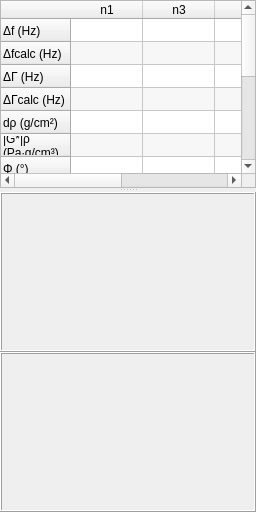
          <widget class="QWidget" name="page_spectra_mechanics">
           <layout class="QVBoxLayout" name="verticalLayout_26">
            <property name="spacing">
             <number>0</number>
            </property>
            <property name="leftMargin">
             <number>0</number>
            </property>
            <property name="topMargin">
             <number>0</number>
            </property>
            <property name="rightMargin">
             <number>0</number>
            </property>
            <property name="bottomMargin">
             <number>0</number>
            </property>
            <item>
             <widget class="QSplitter" name="splitter_6">
              <property name="orientation">
               <enum>Qt::Vertical</enum>
              </property>
              <widget class="QTableWidget" name="tableWidget_spectra_mechanics_table">
               <property name="sizePolicy">
                <sizepolicy hsizetype="Expanding" vsizetype="Preferred">
                 <horstretch>0</horstretch>
                 <verstretch>0</verstretch>
                </sizepolicy>
               </property>
               <property name="sizeAdjustPolicy">
                <enum>QAbstractScrollArea::AdjustIgnored</enum>
               </property>
               <property name="alternatingRowColors">
                <bool>true</bool>
               </property>
               <property name="cornerButtonEnabled">
                <bool>true</bool>
               </property>
               <attribute name="horizontalHeaderVisible">
                <bool>true</bool>
               </attribute>
               <attribute name="horizontalHeaderCascadingSectionResizes">
                <bool>true</bool>
               </attribute>
               <attribute name="horizontalHeaderDefaultSectionSize">
                <number>72</number>
               </attribute>
               <attribute name="horizontalHeaderStretchLastSection">
                <bool>false</bool>
               </attribute>
               <attribute name="verticalHeaderDefaultSectionSize">
                <number>23</number>
               </attribute>
               <attribute name="verticalHeaderMinimumSectionSize">
                <number>23</number>
               </attribute>
               <attribute name="verticalHeaderShowSortIndicator" stdset="0">
                <bool>false</bool>
               </attribute>
               <attribute name="verticalHeaderStretchLastSection">
                <bool>false</bool>
               </attribute>
               <row>
                <property name="text">
                 <string>Δf (Hz)</string>
                </property>
               </row>
               <row>
                <property name="text">
                 <string>Δfcalc (Hz)</string>
                </property>
               </row>
               <row>
                <property name="text">
                 <string>ΔΓ (Hz)</string>
                </property>
               </row>
               <row>
                <property name="text">
                 <string>ΔΓcalc (Hz)</string>
                </property>
               </row>
               <row>
                <property name="text">
                 <string>dρ (g/cm²)</string>
                </property>
               </row>
               <row>
                <property name="text">
                 <string>|G*|ρ 
(Pa∙g/cm³)</string>
                </property>
               </row>
               <row>
                <property name="text">
                 <string>Φ (°)</string>
                </property>
               </row>
               <row>
                <property name="text">
                 <string>d/λₙ</string>
                </property>
               </row>
               <row>
                <property name="text">
                 <string>λρ (g/cm²)</string>
                </property>
               </row>
               <row>
                <property name="text">
                 <string>δρ (g/cm²)</string>
                </property>
               </row>
               <row>
                <property name="text">
                 <string>Δf/Δfₛₙ</string>
                </property>
               </row>
               <row>
                <property name="text">
                 <string>ΔΓ/Δfₛₙ</string>
                </property>
               </row>
               <row>
                <property name="text">
                 <string>rh</string>
                </property>
               </row>
               <row>
                <property name="text">
                 <string>rd</string>
                </property>
               </row>
               <column>
                <property name="text">
                 <string>n1</string>
                </property>
               </column>
               <column>
                <property name="text">
                 <string>n3</string>
                </property>
               </column>
               <column>
                <property name="text">
                 <string>n5</string>
                </property>
               </column>
               <column>
                <property name="text">
                 <string>n7</string>
                </property>
               </column>
               <item row="0" column="0">
                <property name="text">
                 <string/>
                </property>
               </item>
              </widget>
              <widget class="QWidget" name="layoutWidget">
               <layout class="QVBoxLayout" name="verticalLayout_25">
                <property name="spacing">
                 <number>0</number>
                </property>
                <item>
                 <widget class="QFrame" name="frame_contour_freq">
                  <property name="sizePolicy">
                   <sizepolicy hsizetype="Expanding" vsizetype="Expanding">
                    <horstretch>0</horstretch>
                    <verstretch>0</verstretch>
                   </sizepolicy>
                  </property>
                  <property name="minimumSize">
                   <size>
                    <width>0</width>
                    <height>160</height>
                   </size>
                  </property>
                  <property name="frameShape">
                   <enum>QFrame::Box</enum>
                  </property>
                  <property name="frameShadow">
                   <enum>QFrame::Raised</enum>
                  </property>
                 </widget>
                </item>
                <item>
                 <widget class="QFrame" name="frame_contour_gamma">
                  <property name="sizePolicy">
                   <sizepolicy hsizetype="Expanding" vsizetype="Expanding">
                    <horstretch>0</horstretch>
                    <verstretch>0</verstretch>
                   </sizepolicy>
                  </property>
                  <property name="minimumSize">
                   <size>
                    <width>0</width>
                    <height>160</height>
                   </size>
                  </property>
                  <property name="frameShape">
                   <enum>QFrame::Box</enum>
                  </property>
                  <property name="frameShadow">
                   <enum>QFrame::Raised</enum>
                  </property>
                 </widget>
                </item>
               </layout>
              </widget>
             </widget>
            </item>
           </layout>
          </widget>
